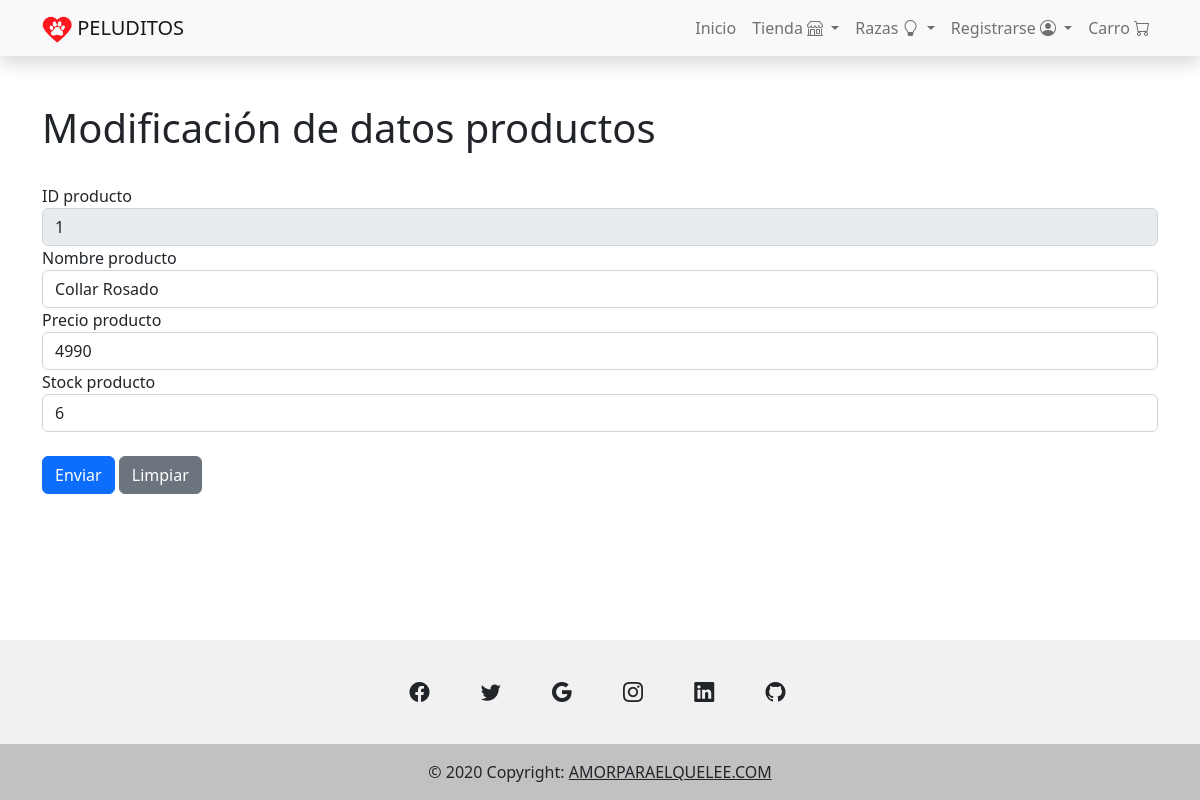
Page /modificarProducto/1 on the committed database.
### Main/models.py (models this page shows, shortened)
class Producto(models.Model):
    idProducto =models.IntegerField(primary_key=True, verbose_name='Id de Producto')
    nombreProducto =models.CharField(max_length=50, verbose_name='Nombre del Producto')
    imagenProducto =models.CharField(max_length=150, verbose_name='Imagen del Producto')
    precioProducto =models.IntegerField(verbose_name='Precio del Producto')
    stockProducto =models.IntegerField(verbose_name='Stock del Producto')

### Main/views.py (the view)
# urls.py: path('modificarProducto/<p_idProducto>', buscarProducto),
def buscarProducto(request, p_idProducto):
    buscando=Producto.objects.get(idProducto=p_idProducto)
    datos={'producto': buscando}
    return render(request, 'modificar.html', datos)

### Main/templates/modificar.html (shortened to what this page needs)
<!doctype html>
<html lang="en">
  <head>
    {% load static %}
    <link href="https://cdn.jsdelivr.net/npm/bootstrap@5.1.3/dist/css/bootstrap.min.css" rel="stylesheet">
    <link rel="stylesheet" href="{% static 'css/bootstrap.min.css'%}">
    <link href="{% static 'css/ofertas.css'%}" rel="stylesheet">
    <link rel="stylesheet" href="https://cdn.jsdelivr.net/npm/bootstrap-icons@1.3.0/font/bootstrap-icons.css">
    <link href="https://cdn.jsdelivr.net/npm/bootstrap@5.2.0-beta1/dist/css/bootstrap.min.css" rel="stylesheet">
  </head>
  <body>
    {% load static %}
    <nav class="navbar navbar-expand-lg navbar-light bg-light static-top mb-5 shadow">
      <div class="container">
        <a class="navbar-brand" href="/index">
          <img src="{% static 'img/logo.png'%}" width="30px"> PELUDITOS</a>
        <div class="collapse navbar-collapse" id="navbarResponsive">
          <ul class="navbar-nav ms-auto">
            <li class="nav-item active">
              <a class="nav-link" href="/index">Inicio</a>
            </li>
            <li class="nav-item dropdown">
              <a class="nav-link dropdown-toggle" href="#" id="navbarDropdownMenuLink" role="button" data-bs-toggle="dropdown" aria-expanded="false">
                Tienda
                <i class="bi bi-shop"></i>
              </a>
            </li>
            <li class="nav-item dropdown">
              <a class="nav-link dropdown-toggle" href="#" id="navbarDropdownMenuLink" role="button" data-bs-toggle="dropdown" aria-expanded="false">
                Razas
                <i class="bi bi-lightbulb"></i>
              </a>
            </li>
            <li class="nav-item dropdown">
              <a class="nav-link dropdown-toggle" href="#" id="navbarDropdownMenuLink" role="button" data-bs-toggle="dropdown" aria-expanded="false">
                Registrarse
                <i class="bi bi-person-circle"></i>
              </a>
            </li>
            <li class="nav-item">
              <a class="nav-link" href="/carro">Carro
                <i class="bi bi-cart"></i>
              </a>
            </li>
          </ul>
        </div>
      </div>
    </nav>
    <div class="container">
        <div class="row">
            <h1>Modificación de datos productos</h1>
        </div>
        <br>
        <div class="row">
            <form method="post" action="/guardarProductoCambiado/" id="formulario">
                <div class="form-group">
                    <label for="idproducto">ID producto</label>
                    <input type="number" id="idproducto" name="idproducto" class="form-control"
                    value="{{producto.idProducto}}" readonly="true">
                </div>
                <div class="form-group">
                    <label for="nombre">Nombre producto</label>
                    <input type="text" id="nombre" name="nombre" class="form-control"
                    value="{{producto.nombreProducto}}">
                </div>
                <div class="form-group">
                    <label for="precio">Precio producto</label>
                    <input type="number" id="precio" name="precio" class="form-control"
                    value="{{producto.precioProducto}}">
                </div>
                <div class="form-group">
                    <label for="stock">Stock producto</label>
                    <input type="number" id="stock" name="stock" class="form-control"
                    value="{{producto.stockProducto}}">
                </div>
                <br>
                <div class="form-group">
                    <input type="submit" class="btn btn-primary" id="enviar" value="Enviar">
                    <input type="reset" class="btn btn-secondary" id="limpiar" value="Limpiar">
            </div>
            </form>
        <br><br>
    </div>
    </div>
    <div class="lol">
    <div class="container-footer">
        <footer class="text-center text-white" style="background-color: #f1f1f1;">
          <div class="container pt-4">
            <section class="mb-4">
              <a
                class="btn btn-link btn-floating btn-lg text-dark m-1"
                href="https://www.youtube.com/watch?v=dQw4w9WgXcQ&ab_channel=RickAstley"
                target="_blank"
                role="button"
                data-mdb-ripple-color="dark"
                ><i class="bi bi-facebook"></i
              ></a>
              <a
                class="btn btn-link btn-floating btn-lg text-dark m-1"
                href="https://www.youtube.com/watch?v=dQw4w9WgXcQ&ab_channel=RickAstley"
                target="_blank"
                role="button"
                data-mdb-ripple-color="dark"
                ><i class="bi bi-twitter"></i
              ></a>
              <a
                class="btn btn-link btn-floating btn-lg text-dark m-1"
                href="https://www.youtube.com/watch?v=dQw4w9WgXcQ&ab_channel=RickAstley"
                target="_blank"
                role="button"
                data-mdb-ripple-color="dark"
                ><i class="bi bi-google"></i
              ></a>
              <a
                class="btn btn-link btn-floating btn-lg text-dark m-1"
                href="https://www.youtube.com/watch?v=dQw4w9WgXcQ&ab_channel=RickAstley"
                target="_blank"
                role="button"
                data-mdb-ripple-color="dark"
                ><i class="bi bi-instagram"></i
              ></a>
              <a
                class="btn btn-link btn-floating btn-lg text-dark m-1"
                href="https://www.youtube.com/watch?v=dQw4w9WgXcQ&ab_channel=RickAstley"
                target="_blank"
                role="button"
                data-mdb-ripple-color="dark"
                ><i class="bi bi-linkedin"></i>
              </a>
              <a
                class="btn btn-link btn-floating btn-lg text-dark m-1"
                href="https://www.youtube.com/watch?v=dQw4w9WgXcQ&ab_channel=RickAstley"
                target="_blank"
                role="button"
                data-mdb-ripple-color="dark"
                ><i class="bi bi-github"></i>
              </a>
            </section>
          </div>
          <div class="text-center text-dark p-3" style="background-color: rgba(0, 0, 0, 0.2);">
            © 2020 Copyright:
            <a class="text-dark" href="https://www.youtube.com/watch?v=dQw4w9WgXcQ&ab_channel=RickAstley" target="_blank">AMORPARAELQUELEE.COM </a>
          </div>
        </footer>
      </div>
    </div>
    </body>
  </html>

### Main/static/css/ofertas.css (style rules this page uses)
html,body { background-color: white; }
.lol { padding-top: 200px; }
.container-footer { position: absolute; right: 0; bottom: 0; left: 0; }

### rows in the picture
Producto: idproducto "1", nombre "Collar Rosado", precio "4990", stock "6"
